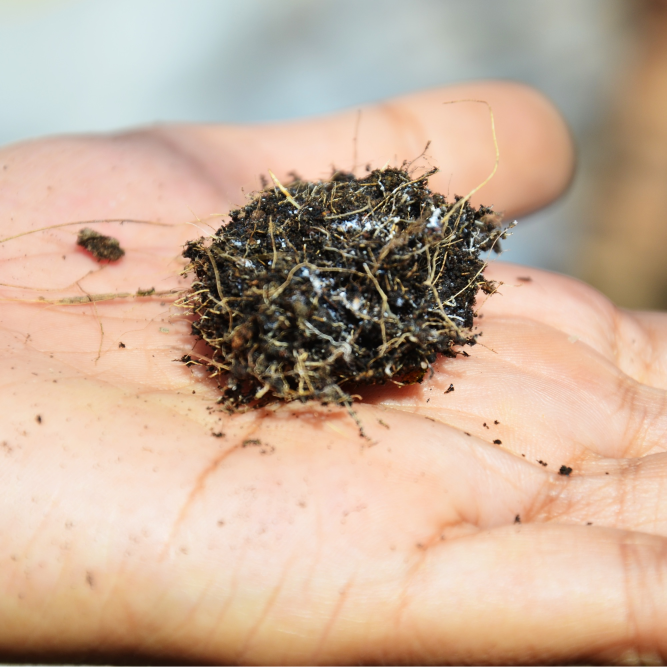
#> input picture img/hand-soil-roots-fungi.jpg, 2000 x 2000 px, found by its file name (shown at 1/3 size)
$ python build_farms_panorama.py
#> lines starting #> are read from the running program, lines starting #| are printed output that depends on the picture
"""1000 Farms study (Fri 2 Oct): clean marketing versions, no scrapbook.

Instagram: 3-slide seamless carousel. Top: one continuous photo strip, full bleed, whose photo edges sit mid-slide (the
middle photo crosses both slide seams), with one Glow rule under it across all three slides. Bottom: Deep Green, the
same text grid on every slide. LinkedIn: Deep Green text panel left, full-bleed soil photo right.
The photos are from the Foundation library; none of them is a 1000 Farms site (said in the slide notes).

python3 build_farms_panorama.py  ->  02-10-2026-fri-ig-1000-farms-study-panorama.pptx, 02-10-2026-fri-li-1000-farms-study.pptx
"""
import os
from PIL import Image, ImageOps
from pptx.util import Emu
from lib import Deck, rect, text, crop, ROOT, PX
from build_oct_01_10 import logo, logo_br, save, STUDY_SRC, STUDY_LINE
from build_boubacar_panorama import nlines, lh, HEADF, BODYF

N, SW, SH, STRIP_H = 3, 1080, 1350, 620
DEEP, CREAM, GLOW = (0x22, 0x37, 0x1F), "F4F1EA", "DBE6A7"
OUT_DIR = os.path.join(ROOT, "assets/collage/farms-panorama")
P = "assets/photo/"
STRIP = [(P + "hand-soil-roots-fungi.jpg", 810, 0.5, 0.45),          # x 0..810
         (P + "erc-rancho-cacachilas-agro.jpg", 1620, 0.5, 0.62),    # x 810..2430, crosses both seams
         (P + "handling-loose-soil.jpg", 810, 0.62, 0.55)]           # x 2430..3240
GAP = 8                                                             # Deep Green gutter between photos
X, W = 80, 920                                                      # text column, the same on every slide
PHOTOS = ("Photos (Foundation library, not 1000 Farms sites): hand-soil-roots-fungi.jpg, erc-rancho-cacachilas-agro.jpg "
          "(Rancho Cacachilas), handling-loose-soil.jpg. ")


def strip():
    im = Image.new("RGB", (N * SW, SH), DEEP); x = 0
#> after `im = Image.new('RGB', (N * SW, SH), DEEP)`:
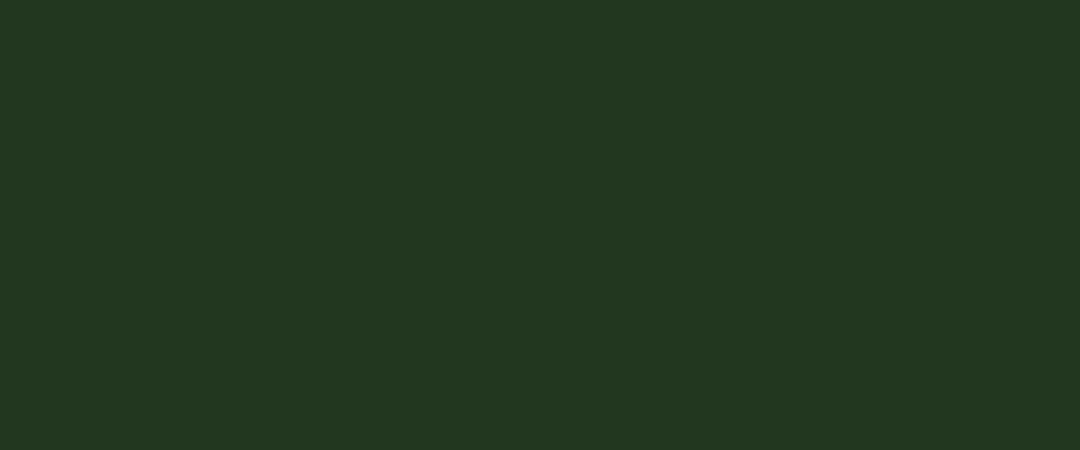
#> im: PIL image 3240x1350 RGB (shown at 1/3 size); mean R, G, B 34, 55, 31
    for rel, w, fx, fy in STRIP:
        p = ImageOps.exif_transpose(Image.open(os.path.join(ROOT, rel))).convert("RGB")
#> p is the input picture: PIL image 2000x2000 RGB; mean R, G, B 198.5, 172.9, 152.2
        p = ImageOps.fit(p, (w - (GAP if x + w < N * SW else 0), STRIP_H), Image.LANCZOS, centering=(fx, fy))
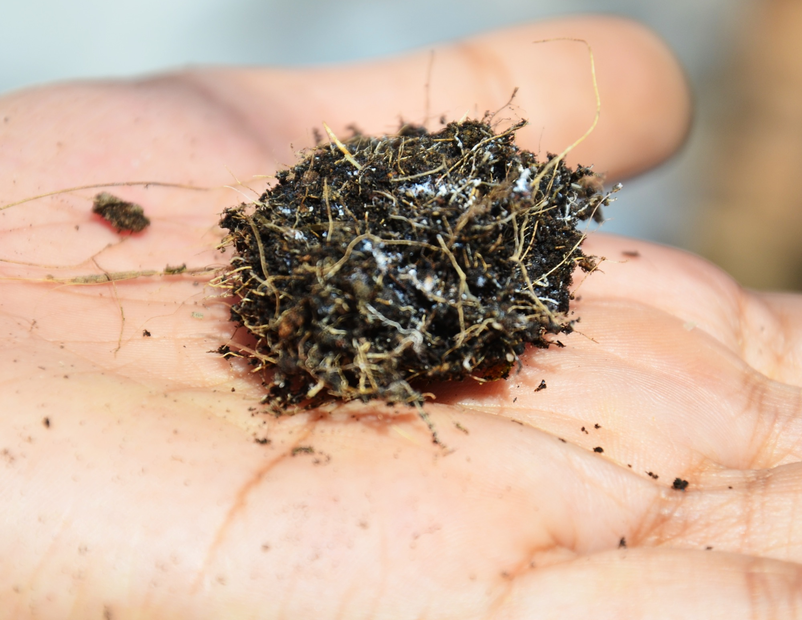
#> p: PIL image 802x620 RGB; mean R, G, B 200.7, 173.2, 153
        im.paste(p, (x, 0)); x += w
#> after `im.paste(p, (x, 0))`:
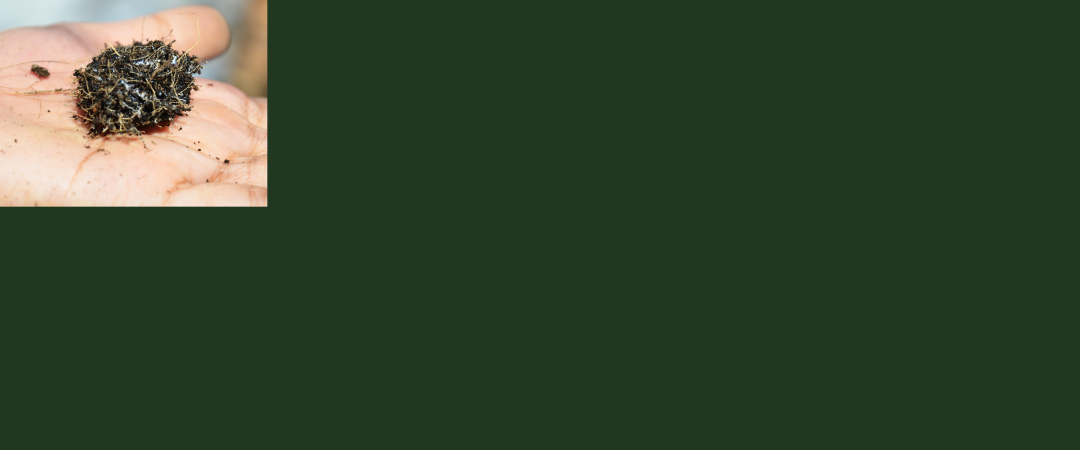
#> im: PIL image 3240x1350 RGB (shown at 1/3 size); mean R, G, B 53, 68.4, 44.9
#> pass 2 of the loop in strip, `for rel, w, fx, fy in STRIP:`:
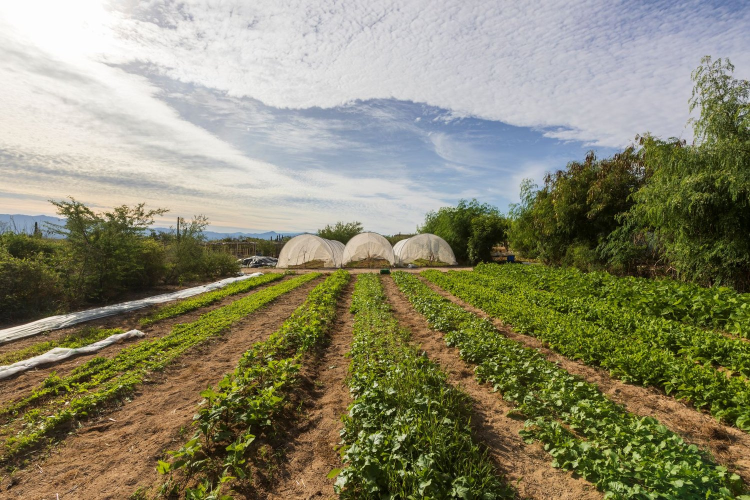
#> input picture img/erc-rancho-cacachilas-agro.jpg, 1500 x 1000 px, found by its file name (shown at 1/2 size)
#> in strip, p is the input picture: PIL image 1500x1000 RGB; mean R, G, B 137.1, 135.1, 108.4
#> in strip, `p = ImageOps.fit(p, (w - (GAP if x + w < N * SW else 0), STRIP_H), Ima..`:
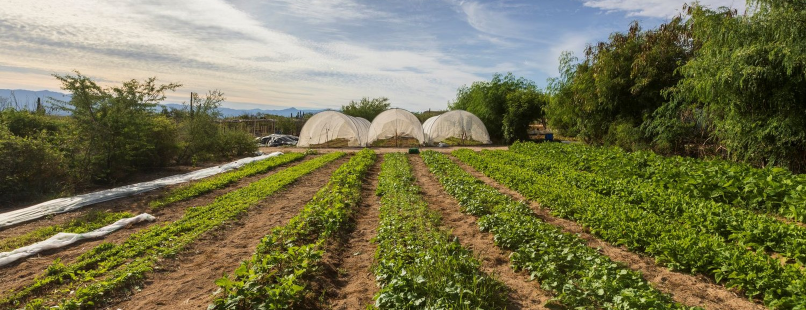
#> p: PIL image 1612x620 RGB (shown at 1/2 size); mean R, G, B 118.1, 116.9, 80.4
#> in strip, `im.paste(p, (x, 0))`:
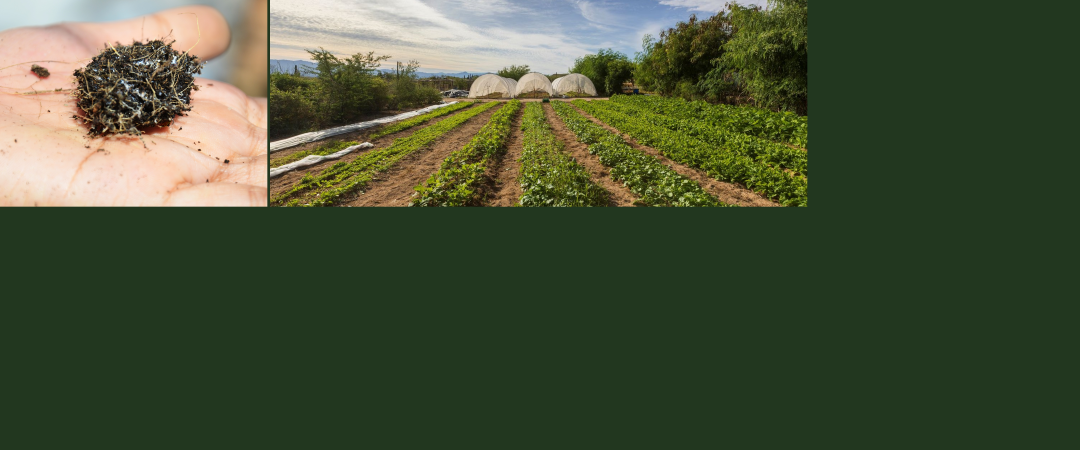
#> im: PIL image 3240x1350 RGB (shown at 1/3 size); mean R, G, B 72.2, 82.6, 56.2
    im.paste(Image.new("RGB", (N * SW, 8), tuple(int(GLOW[i:i + 2], 16) for i in (0, 2, 4))), (0, STRIP_H))
    os.makedirs(OUT_DIR, exist_ok=True); im.save(os.path.join(OUT_DIR, "panorama-full.jpg"), quality=90)
    for i in range(N):
        im.crop((i * SW, 0, (i + 1) * SW, SH)).save(os.path.join(OUT_DIR, f"slide-{i + 1:02d}.jpg"), quality=92)


def place(s, path, x, y, w, h):
    s.shapes.add_picture(path, Emu(int(x * PX)), Emu(int(y * PX)), Emu(int(w * PX)), Emu(int(h * PX)))


def slide(d, i, note, eyebrow):
    s = d.slide(None, note, counter=False)
    place(s, os.path.join(OUT_DIR, f"slide-{i:02d}.jpg"), 0, 0, SW, SH)
    text(s, X, 690, W, 34, eyebrow, 22, GLOW, HEADF, True, track=3)
    text(s, X, SH - 78, 700, 30, STUDY_LINE, 20, GLOW, BODYF)
    return s


def para(s, y, t, pt, font, bold, sp=1.15, color=CREAM):
    h = nlines(t, pt, W * 0.96, font) * lh(pt, sp)
    text(s, X, y, W, h + 10, t, pt, color, font, bold, spacing=sp)
    return y + h


def ig():
    strip()
    d = Deck(name="02-10-2026-fri-ig-1000-farms-study-panorama")

    s = slide(d, 1, "Seamless 3-slide carousel, clean marketing style. " + STUDY_SRC + " " + PHOTOS, "NEW STUDY")
    text(s, X - 6, 720, W, 230, "39%", 180, CREAM, HEADF, True, spacing=1.0)
    para(s, 995, "more total carbon in the soil of the most regenerative farms.", 42, HEADF, True)
    logo_br(s, True, 110, m=60)

    s = slide(d, 2, "Second slide. " + STUDY_SRC, "SAME FARMS, MORE LIFE")
    text(s, X - 6, 720, W, 230, "77%", 180, CREAM, HEADF, True, spacing=1.0)
    y = para(s, 995, "more total fungi.", 42, HEADF, True) + 18
    para(s, y, "Soil microbes, insects, plants and birds were all more abundant.", 34, BODYF, False, 1.2)
    text(s, 0, SH - 78, SW - 60, 30, "soilfoodweb.com", 20, CREAM, HEADF, True, align="r")

    s = slide(d, 3, "Closing slide. Link for the caption: https://doi.org/10.1088/2976-601X/ae8f4e. " + STUDY_SRC, "THE FINDING")
    y = para(s, 735, "One practice alone changed nothing.", 64, HEADF, True, 1.05) + 26
    para(s, y, "Farms using just one regenerative practice looked the same as conventional farms. The outcomes came "
               "from the full system, living soil included.", 34, BODYF, False, 1.2)
    logo_br(s, True, 110, m=60)
    save(d, "02-10-2026-fri-ig-1000-farms-study-panorama.pptx")


def li():
    PH = P + "handling-loose-soil.jpg"
    d = Deck(1200, 627, name="02-10-2026-fri-li-1000-farms-study")
    s = d.slide("22371F", "LinkedIn image. " + STUDY_SRC + " Photo: " + PH + " (Foundation library, not a 1000 Farms site).",
                counter=False)
    place(s, crop(PH, 560, 627, 0.55, 0.5), 640, 0, 560, 627)
    rect(s, 640, 0, 6, 627, GLOW)
    text(s, 64, 95, 560, 170, "39%", 150, CREAM, HEADF, True, spacing=1.0)
    text(s, 70, 298, 560, 56, "more soil carbon", 40, CREAM, HEADF, True, spacing=1.0)
    rect(s, 72, 380, 80, 4, GLOW)
    text(s, 70, 402, 540, 80, "on the most regenerative farms,\n1000 Farms Initiative, 2026", 24, GLOW, BODYF, spacing=1.25)
    text(s, 70, 560, 540, 30, STUDY_LINE, 16, CREAM, BODYF)
    logo_br(s, True, 90, 1200, 627, 30)
    save(d, "02-10-2026-fri-li-1000-farms-study.pptx")


if __name__ == "__main__":
#> (the run stopped early here; a loop or call above may not have finished)
